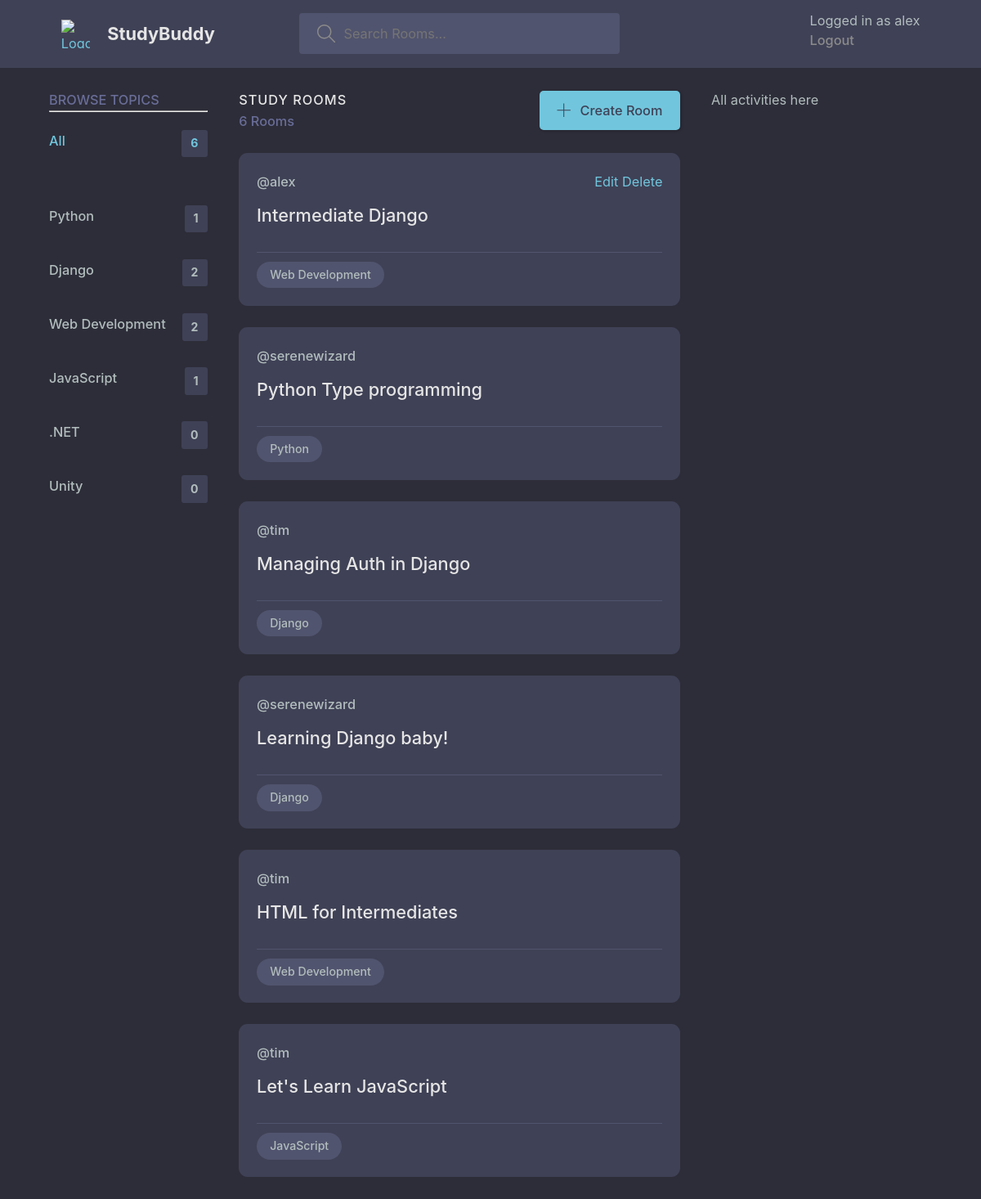
The page / (signed in) on the database its author committed.
### base/models.py (models this page shows, shortened)
class Topic(models.Model):
    name = models.CharField(max_length=200)

class Room(models.Model):
    host = models.ForeignKey(User, null=True, on_delete=models.SET_NULL)
    topic = models.ForeignKey(Topic, null=True, on_delete=models.SET_NULL)
    name = models.CharField(max_length=200)
    description = models.TextField(null=True, blank=True)
    participants = models.ManyToManyField(
        User, related_name='participants', blank=True)
    updated = models.DateTimeField(auto_now=True)
    created = models.DateTimeField(auto_now_add=True)
    class Meta:
        ordering = ['-updated', '-created']

### base/views.py (the view)
# urls.py: 2. Add a URL to urlpatterns:  path('', views.home, name='home')
def home(request):
    q = request.GET.get('q') if request.GET.get('q') != None else ''
    rooms = Room.objects.filter(
        Q(topic__name__icontains=q) |
        Q(name__icontains=q) |
        Q(description__icontains=q)
    )
    topics = Topic.objects.all()
    room_count = rooms.count()
    context = {
        'rooms': rooms,
        'topics': topics,
        'room_count': room_count
    }
    return render(request, 'base/home.html', context)

### base/templates/base/home.html (shortened to what this page needs)
{% extends 'main.html' %}
{% block content %}
<main class="layout layout--3">
    <div class="container homepage">
        {% include 'base/topics_component.html' %}
        {%include 'base/feed_component.html' %}
        {% include 'base/activity_component.html' %}
    </div>
</main>
{% endblock content %}

### templates/navbar.html (shortened to what this page needs)
{% load static %}
<header class="header header--loggedIn">
    <div class="container">
        <a href="{% url 'home' %}" class="header__logo">
            <img src="" alt="Logo" />
            <h1> StudyBuddy </h1>
        </a>
        <form class="header__search" action="{%url 'home' %}" method="GET">
            <label>
                <input type="text" name="q" placeholder='Search Rooms...' />
            </label>
        </form>
        <nav class="header__menu">
            {% if request.user.is_authenticated %}
            <p> Logged in as {{request.user}} </p>
            <a href="{% url 'logout' %}">Logout</a>
            {% else %}
            <a href="{% url 'login' %}">
                <img src="" alt="AVATAR">
                <p>Login</p>
            </a>
            {% endif %}
        </nav>
    </div>
</header>

### base/templates/base/topics_component.html
<div class="topics">
    <div class="topics__header">
        <h2>Browse Topics</h2>
        <hr>
    </div>
    <ul class="topics__list">
        <li>
            <a href="{% url 'home' %}" class="active">All <span>{{topics.count}}</span></a>
        </li>
        <br>
        {% for topic in topics %}
            <li>
                <a href="{% url 'home' %}?q={{topic.name}}">
                    {{topic.name}} <span>{{topic.room_set.all.count}}</span>
                </a>
            </li>
        {% endfor %}
    </ul>
</div>

### base/templates/base/feed_component.html
<div class="roomList">
    <div class="roomList__header">
        <div>
            <h2>Study Rooms</h2>
            <p>{{room_count}} Rooms </p>
        </div>
            <a class="btn btn--main" href="{% url 'create-room' %}">
                <svg version="1.1" xmlns="http://www.w3.org/2000/svg" width="32" height="32" viewBox="0 0 32 32">
                    <title>add</title>
                    <path
                    d="M16.943 0.943h-1.885v14.115h-14.115v1.885h14.115v14.115h1.885v-14.115h14.115v-1.885h-14.115v-14.115z">
                    </path>
                </svg>
                Create Room
            </a>
    </div>
    {% for room in rooms %}
        <div class="roomListRoom">
            <div class="roomListRoom__header">
                <span class="roomListRoom__author">@{{room.host.username}}</span>
                <nav>
                    {% if request.user == room.host %}
                        <a href="{% url 'update-room' room.id %}">Edit</a>
                        <a href="{% url 'delete-room' room.id %}">Delete</a>
                    {% endif %}
                </nav>
            </div>
            <div class="roomListRoom__content">
                <a href="{% url 'room' room.id %}">{{room.name}}</a>
            </div>
            <div class="roomListRoom__meta">
                <p class="roomListRoom__topic">{{room.topic.name}}</p>
            </div>
        </div>
    {% endfor %}
</div>

### static/styles/main.css (style rules this page uses)
:root { --color-main: #71c6dd; --color-main-light: #e1f6fb; --color-dark: #3f4156; --color-dark-medium: #51546e; --color-dark-light: #696d97; --color-light: #e5e5e5; --color-gray: #8b8b8b; --color-light-gray: #b2bdbd; --color-bg: #2d2d39; --color-success: #5dd693; --color-error: #fc4b0b; }
* { font-family: "DM Sans", -apple-system, BlinkMacSystemFont, "Segoe UI", Roboto, Oxygen, Ubuntu, Cantarell, "Open Sans", "Helvetica Neue", sans-serif; margin: 0; padding: 0; box-sizing: border-box; text-rendering: optimizeLegibility; font-size: inherit; }
html { font-size: 56.25%; }
@media only screen and (min-width: 1200px) { html { font-size: 68%; } }
body { line-height: 1.6; font-weight: 400; font-size: 1.5rem; color: var(--color-light-gray); background-color: var(--color-bg); min-height: 100vh; }
img { width: 100%; }
a { display: inline-block; color: var(--color-main); text-decoration: none; }
.container { max-width: 120rem; width: 90%; margin: auto; }
.btn { background-color: transparent; border: none; display: inline-flex; align-items: center; gap: 1rem; cursor: pointer; transition: all ease-in-out 0.3s; padding: 1rem 2rem; border-radius: 5px; box-shadow: 1px 1px 3px 1px rgba(0, 0, 0, 0.15); font-weight: 500; }
.btn--main { background-color: var(--color-main); color: var(--color-dark); }
.btn > svg { fill: currentColor; width: 1.6rem; height: 1.6rem; }
.header { padding: 1.5rem; background-color: var(--color-dark); }
.header > .container { display: flex; gap: 9.5rem; }
.header__logo, .header__user { display: flex; gap: 2rem; align-items: center; }
.header__logo > img { height: 3.2rem; width: 3.2rem; }
.header__logo > h1 { font-weight: 700; font-size: 2rem; color: var(--color-light); }
.header__search > label { background-color: var(--color-dark-medium); padding: 1.3rem 1rem; display: flex; align-items: center; gap: 1rem; border-radius: 4px; }
.header__search svg { fill: var(--color-gray); width: 2rem; height: 2rem; margin-left: 1rem; }
.header__search input { width: 30rem; background: transparent; border: none; outline: none; color: var(--color-light); }
.header__menu { margin-left: auto; position: relative; }
.header__menu a { display: flex; gap: 1.5rem; align-items: center; font-weight: 500; text-decoration: none; color: var(--color-gray); }
.header__menu p { line-height: 1.2; }
.layout { margin-top: 2.4rem; }
.layout > .container { display: flex; justify-content: space-between; align-items: flex-start; }
.layout--3 > .container > div:first-child { flex-basis: 18%; max-width: 22.5rem; }
.layout--3 > .container > div:nth-child(2) { flex-basis: 50%; }
.topics__header { margin-bottom: 2rem; }
.topics__header h2 { text-transform: uppercase; font-weight: 500; color: var(--color-dark-light); }
.topics__list { list-style: none; }
.topics__list li a { display: flex; justify-content: space-between; margin-bottom: 3rem; font-weight: 500; color: var(--color-light-gray); transition: all 0.3s ease-in-out; }
.topics__list li a.active, .topics__list li a:hover { color: var(--color-main); }
.topics__list li a span { padding: 0.5rem 1rem; background-color: var(--color-dark); border-radius: 3px; font-size: 1.3rem; font-weight: 700; letter-spacing: 1px; }
.roomList__header { display: flex; justify-content: space-between; align-items: center; margin-bottom: 2.4rem; }
.roomList__header h2 { text-transform: uppercase; font-weight: 500; color: var(--color-light); letter-spacing: 1px; }
.roomList__header p { font-weight: 500; color: var(--color-dark-light); }
.roomListRoom { margin-bottom: 2.4rem; background-color: var(--color-dark); border-radius: 1rem; padding: 2rem; }
.roomListRoom__header { display: flex; justify-content: space-between; align-items: center; }
.roomListRoom__author { font-weight: 500; display: flex; align-items: center; gap: 1rem; }
.roomListRoom__content { margin: 1rem 0; }
.roomListRoom__content a { font-size: 2rem; font-weight: 500; margin-bottom: 1.5rem; color: var(--color-light); transition: all 0.3s ease-in-out; }
.roomListRoom__meta { border-top: 1px solid var(--color-dark-medium); padding-top: 1rem; display: flex; align-items: center; justify-content: space-between; }
.roomListRoom__topic { padding: 5px 1.5rem; background-color: var(--color-dark-medium); border-radius: 5rem; font-weight: 500; font-size: 1.3rem; }

### rows shown on the page
Topic: name "Python", room_set.all.count "1"
Topic: name "Django", room_set.all.count "2"
Topic: name "Web Development", room_set.all.count "2"
Topic: name "JavaScript", room_set.all.count "1"
Topic: name ".NET", room_set.all.count "0"
Topic: name "Unity", room_set.all.count "0"
Room: host.username "alex", shows "Edit", name "Intermediate Django", topic.name "Web Development"
Room: host.username "serenewizard", name "Python Type programming", topic.name "Python"
Room: host.username "tim", name "Managing Auth in Django", topic.name "Django"
Room: host.username "serenewizard", name "Learning Django baby!", topic.name "Django"
Room: host.username "tim", name "HTML for Intermediates", topic.name "Web Development"
Room: host.username "tim", name "Let's Learn JavaScript", topic.name "JavaScript"

### other values the page prints
{{ request.user }} "alex"
{{ topics.count }} "6"
{{ room_count }} "6"
